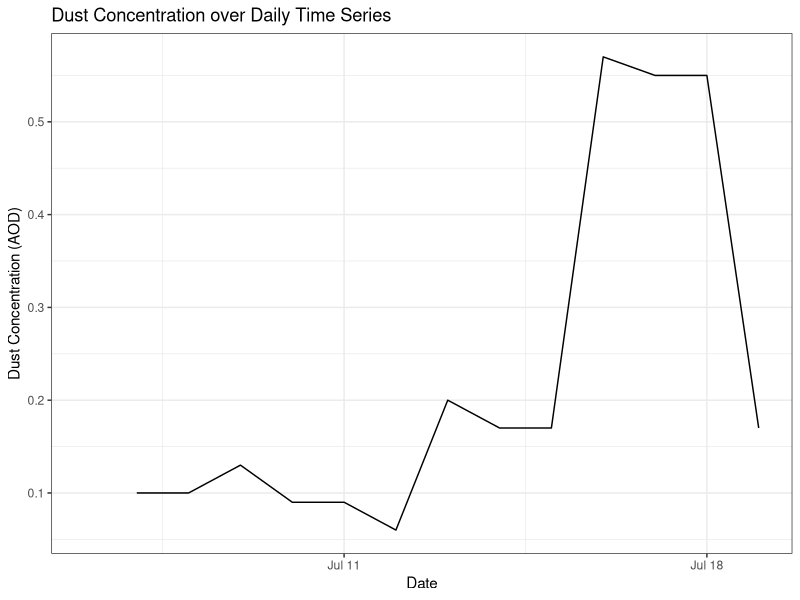

Write R code to recreate this figure.
## ---- chunk 1
library(here)
library(tidyverse)
## ---- chunk 2
dust<- read_csv(here("data", "processed_data", "dust_master.csv")) 
## ---- chunk 3
dust<- dust %>%
  select(date,t1,t7,t13,t19,tsum,t7sum) %>%
  filter(!is.na(dust$date))
## ---- chunk 4
dust %>% ggplot()+ geom_line(
  aes(x = date,
      y = t7sum))+
  labs(title = "Dust Concentration over Daily Time Series",
       x = "Date",
       y = "Dust Concentration (AOD)")+
  theme_bw()
